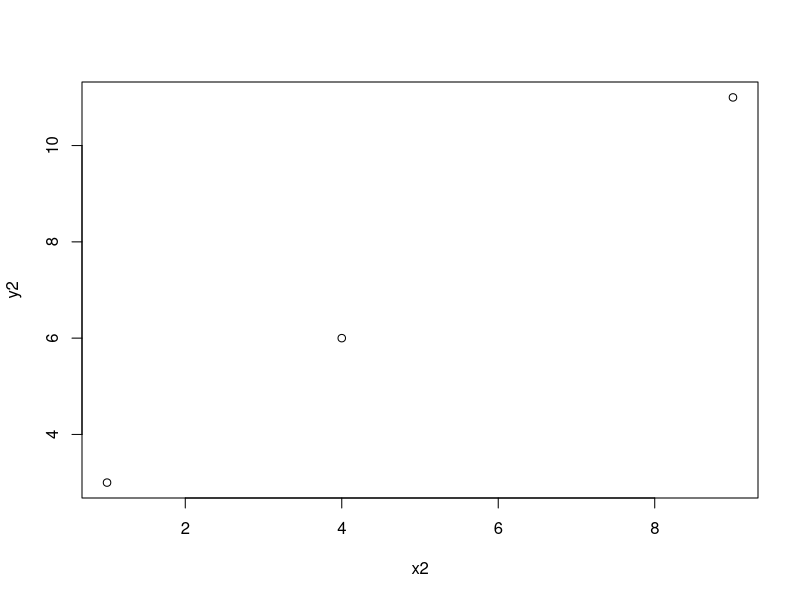
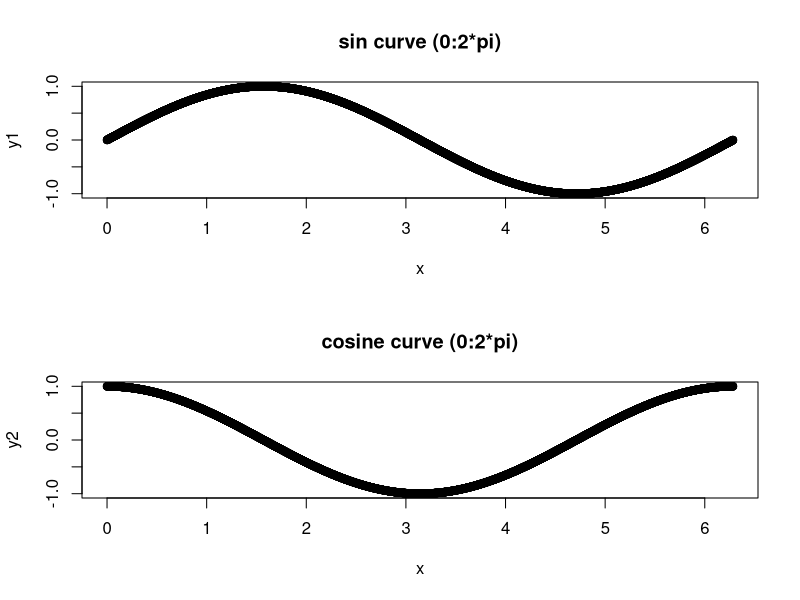
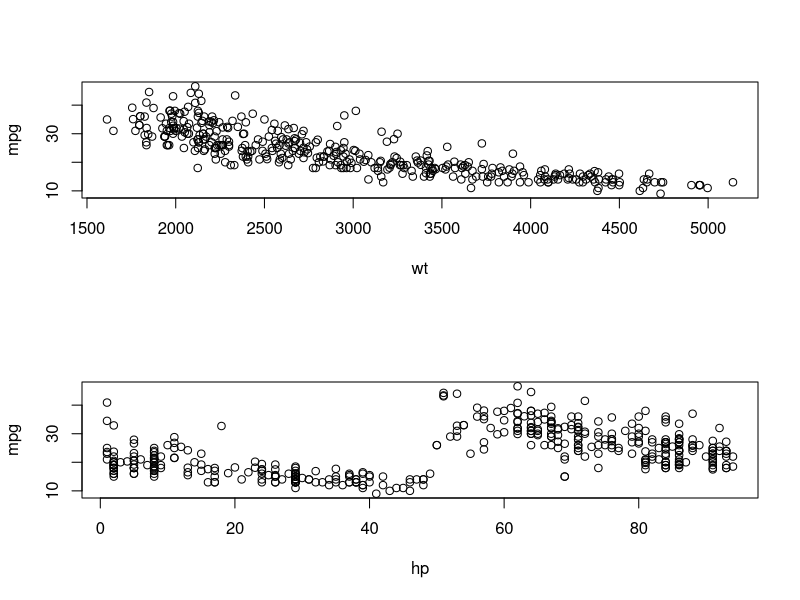
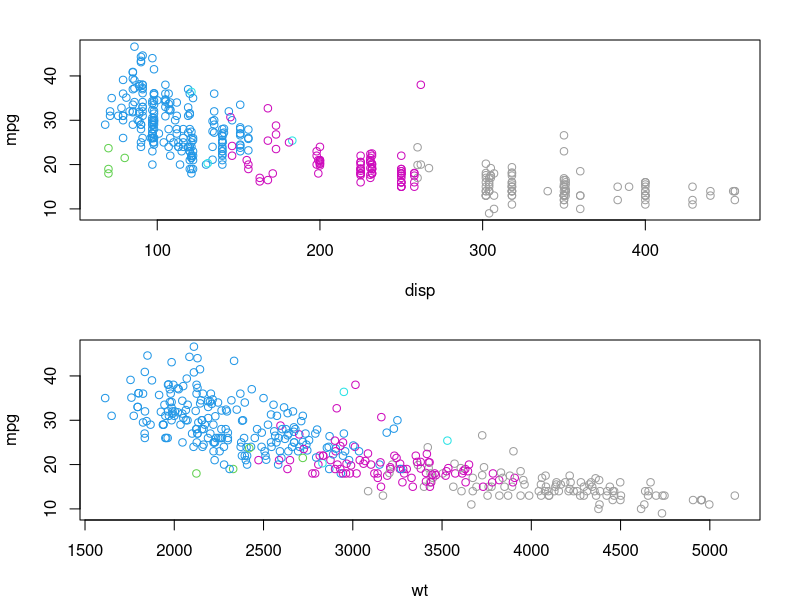
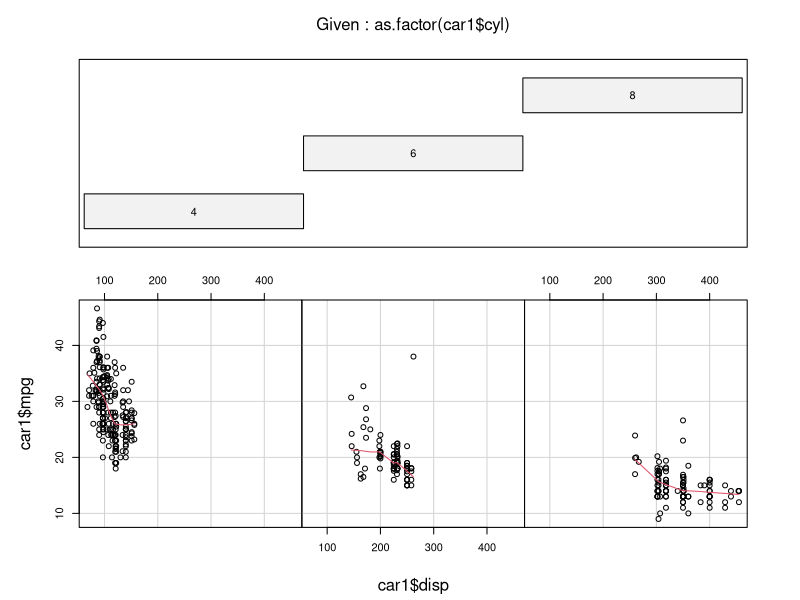
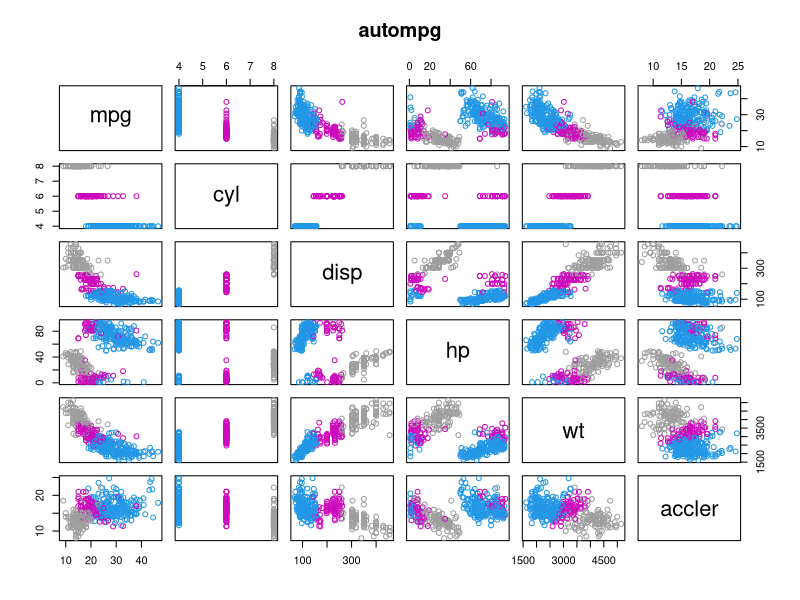
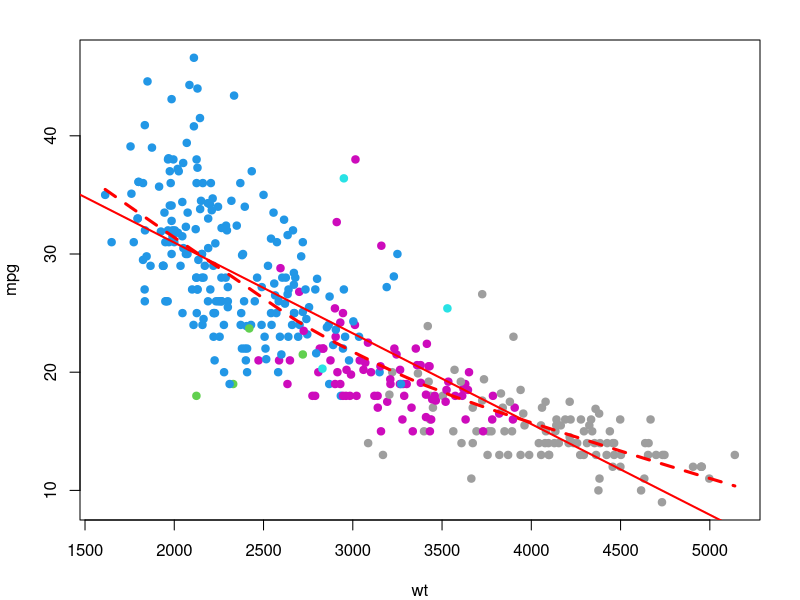

Write R code to recreate these figures, in order.
# lec4_3.r : Basic Graphics III

# set working directory
setwd("D:/tempstore/moocr")

# autompg data
car<-read.csv("autompg.csv", stringsAsFactors = TRUE)
head(car)
str(car)

attach(car)

# 5 scatterplot with two variable (x, y) 

# 5-1 simple plot from lec1.r
par(mfrow=c(1,1))
x2<-c(1,4,9)
y2<-2+x2
plot(x2, y2)

# 5-2 another simple plot
par(mfrow=c(2,1))
x<-seq(0, 2*pi, by=0.001)
y1<-sin(x)
plot(x,y1, main="sin curve (0:2*pi)")

y2<-cos(x)
plot(x,y2,main="cosine curve (0:2*pi)" )

# scatterplot of autompg data (lec3_3.R)
# 5-3 autompg data (relationship between wt and mpg)
par(mfrow=c(2,1))
plot(wt, mpg)
plot(hp, mpg)

# 5-4 scatterplot coloring group variable
par(mfrow=c(2,1), mar=c(4,4,2,2))
plot(disp, mpg, col=as.integer(car$cyl))
plot(wt, mpg,  col=as.integer(car$cyl))

# 5-5 Conditioning plot : seperating scatterplot by factor(group) variable
car1<-subset(car, cyl==4 | cyl==6 | cyl==8)
coplot(car1$mpg ~ car1$disp | as.factor(car1$cyl), data = car1,
       panel = panel.smooth, rows = 1)

# 5-6 cross-tab Plot to see how explanatory variables are related each othe
pairs(car1[,1:6], col=as.integer(car1$cyl), main = "autompg")

# 5-7 scatterplot with best fit lines
par(mfrow=c(1,1))
plot(wt, mpg,  col=as.integer(car$cyl), pch=19)
# best fit linear line
abline(lm(mpg~wt), col="red", lwd=2, lty=1)

# lowess : smoothed line, nonparmetric fit line (locally weighted polynomial regression)
lines(lowess(wt, mpg), col="red", lwd=3, lty=2)
help(lowess)


